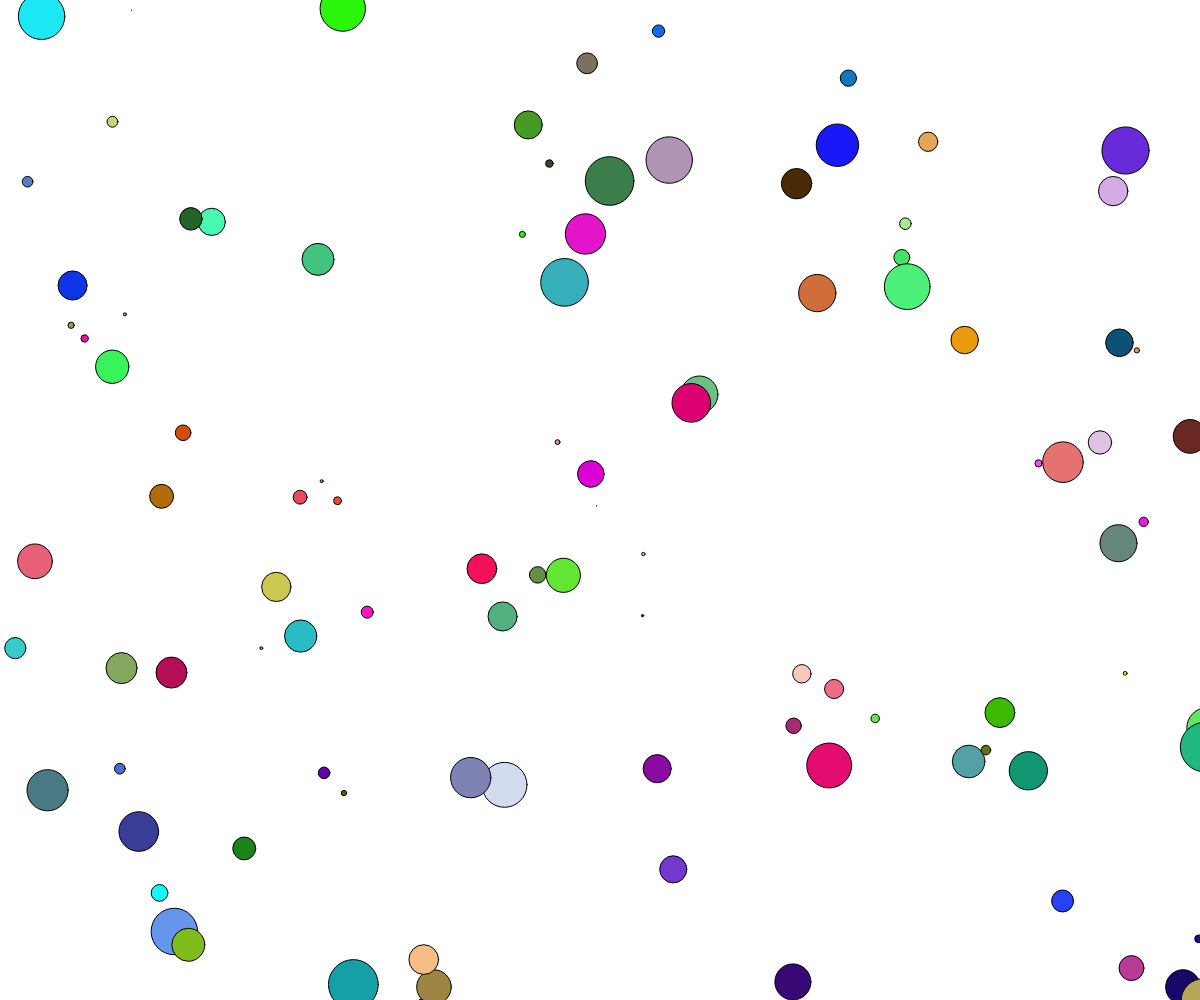
Frame 1 (no input)
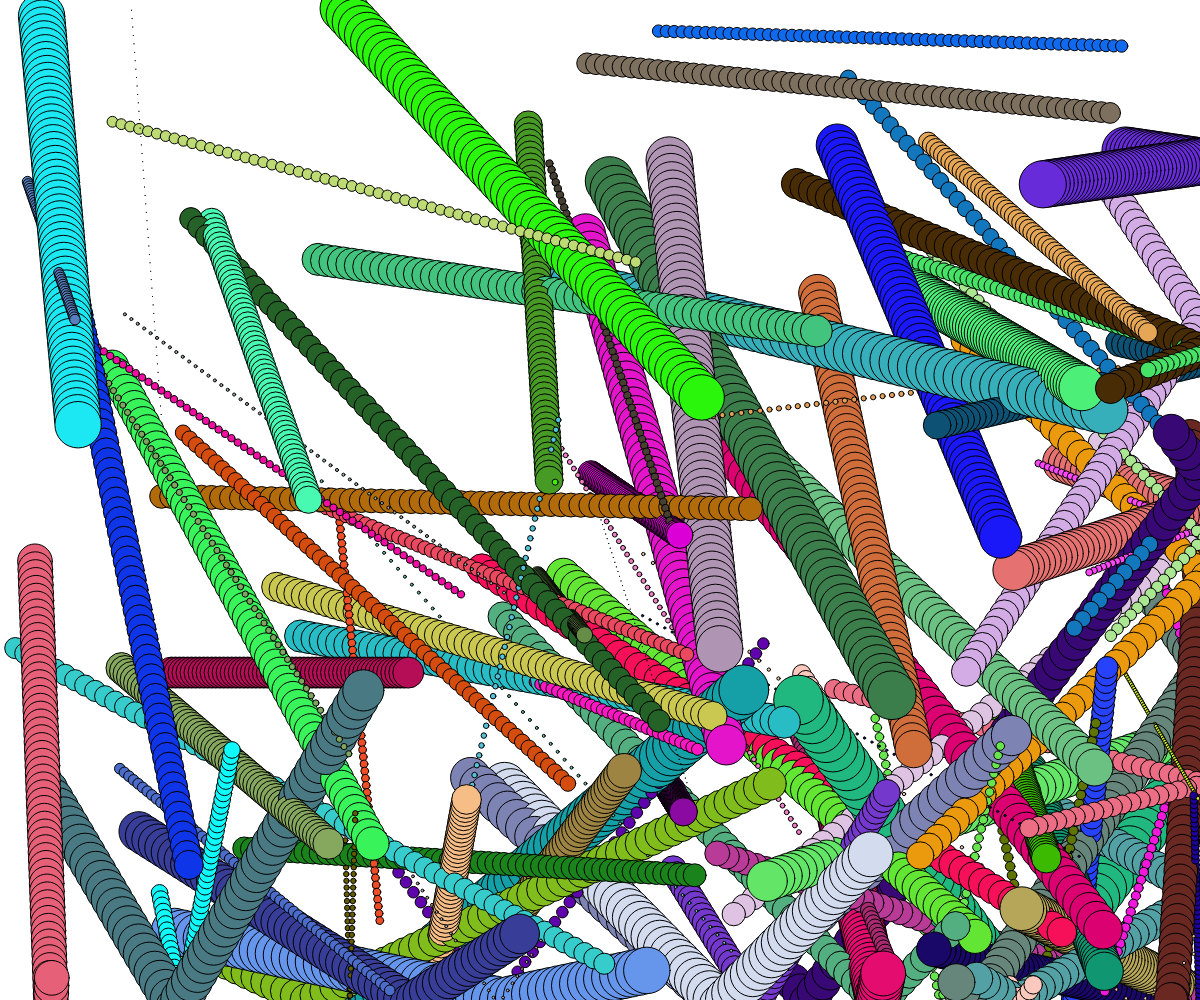
Frame 60 (no input)
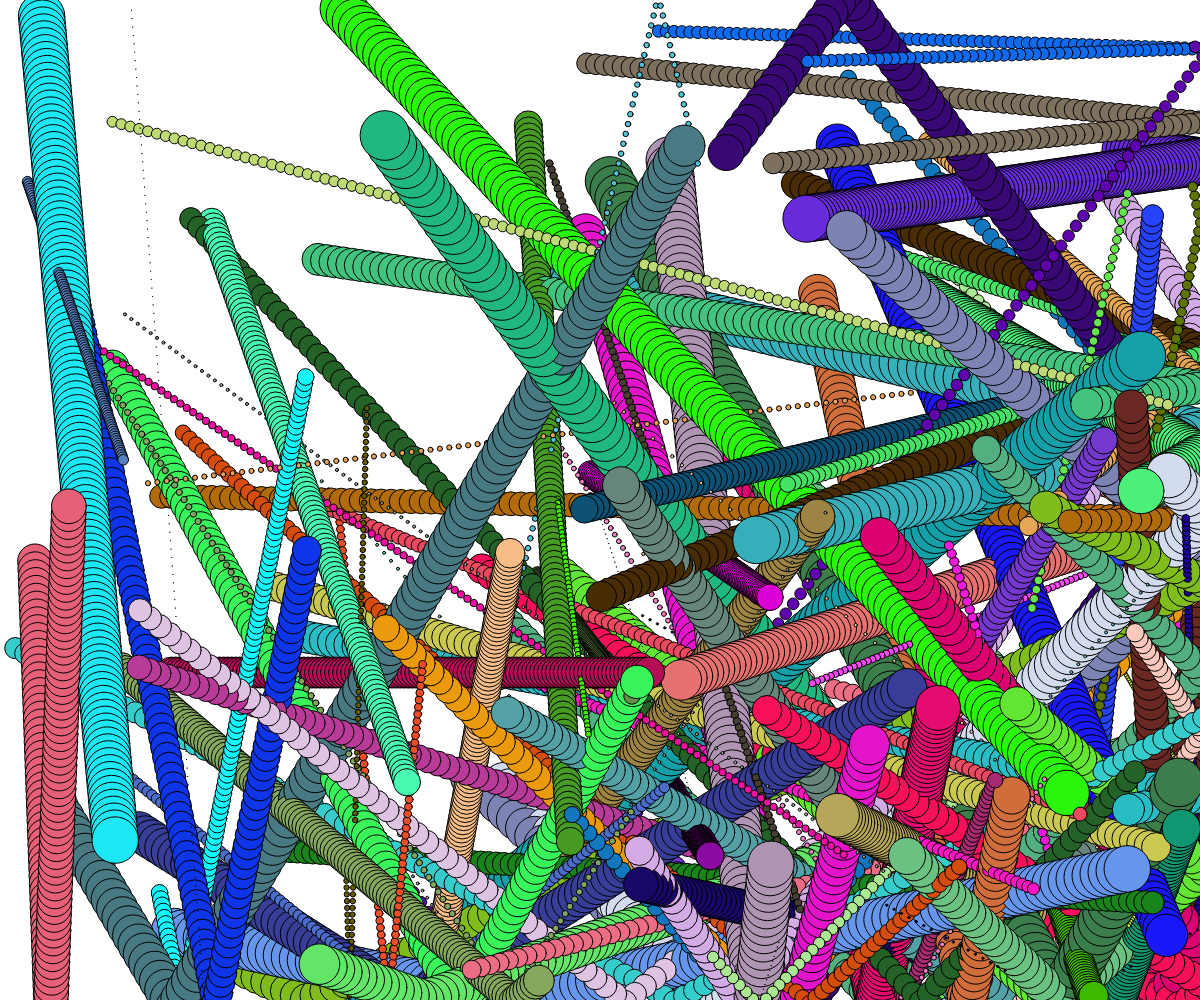
Frame 120 (the mouse pressed at the canvas centre since frame 60)

The p5.js sketch that drew these frames (run headless with seeded random() and noise() and a simulated clock; from frame 60 on, the mouse is pressed at the canvas centre):

// p5.js sketch
// ── sketch.js
var myFirstBall;

var ballArr = [];

function setup() {
  createCanvas(windowWidth,windowHeight);  
  
  myFirstBall = new Ball();
  
  for(var i = 0; i< 100; i++){
    var b = new Ball();
    ballArr.push(b);
  }
}

function draw() {
  // background(255);
  
  for(var i = 0; i< ballArr.length; i++){
    ballArr[i].update();
    ballArr[i].draw();
  }
}

function Ball(){
  this.x = random(windowWidth);
  this.y = random(windowHeight);
  this.xSpeed = random(10);
  this.ySpeed = random(10);
  this.size = random(50)
  this.width = this.size;
  this.height = this.size;
  this.color = color(random(255), random(255), random(255));
  
  this.draw = function(){
    fill(this.color);
    ellipse(this.x, this.y, this.width, this.height);
  }
  
  this.update = function(){
    this.x += this.xSpeed;
    this.y += this.ySpeed;
    
    if(this.x >= windowWidth || this.x <= 0){
      this.xSpeed *= -1;
    }
    
    if(this.y >= windowHeight || this.y <= 0){
      this.ySpeed *= -1;
    }
  }
}
